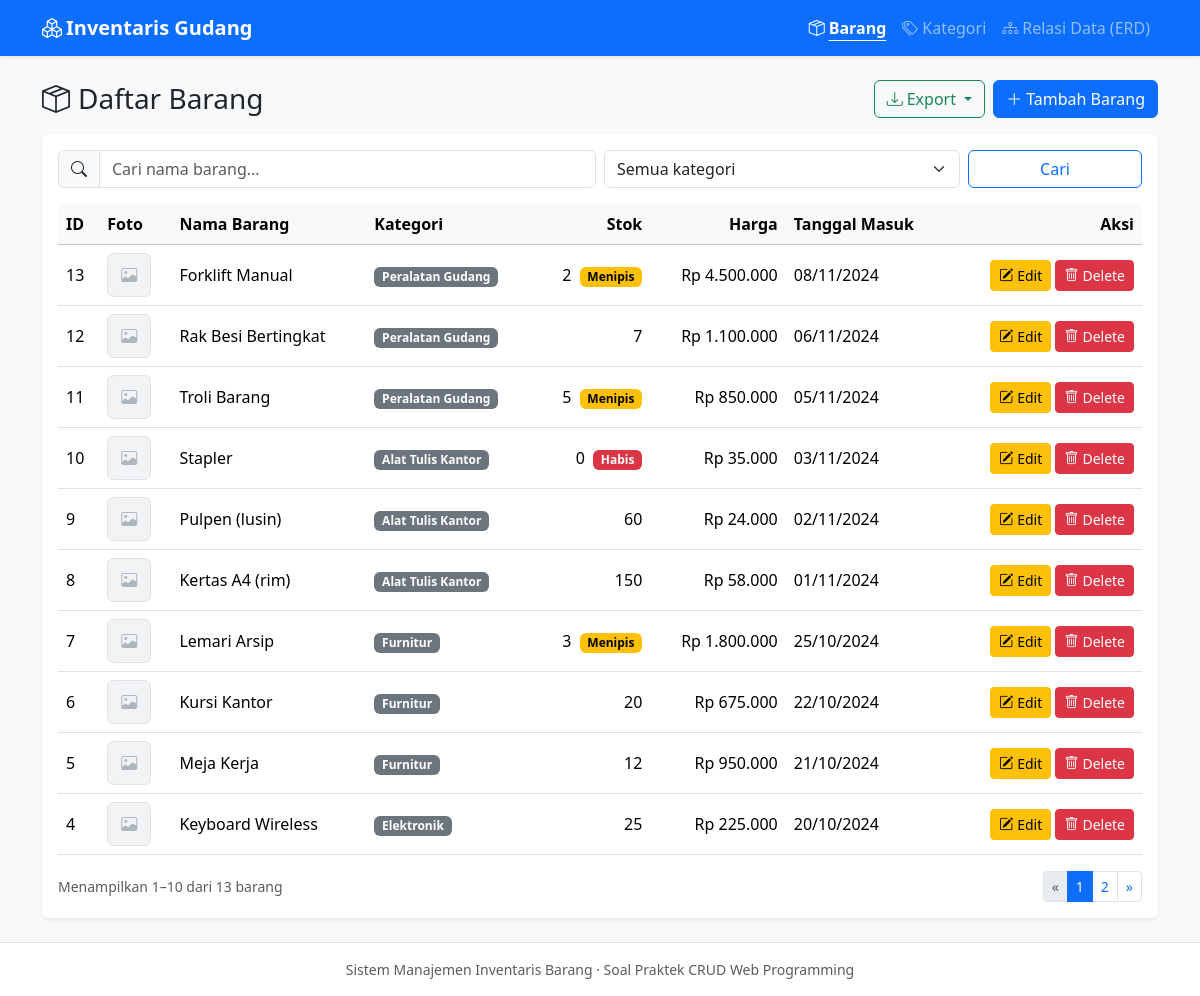
The page / on the database its author committed.
### tables this page shows
CREATE TABLE `items` (
  `id`          INT UNSIGNED  NOT NULL AUTO_INCREMENT,
  `name`        VARCHAR(100)  NOT NULL,
  `category_id` INT UNSIGNED  NOT NULL,
  `stock`       INT UNSIGNED  NOT NULL DEFAULT 0,
  `price`       DECIMAL(15,2) UNSIGNED NOT NULL DEFAULT 0,
  `entry_date`  DATE          NOT NULL,
  `photo`       VARCHAR(255)  NULL DEFAULT NULL,
  `created_at`  TIMESTAMP     NOT NULL DEFAULT CURRENT_TIMESTAMP,
  PRIMARY KEY (`id`),
  KEY `idx_items_name` (`name`),
  KEY `idx_items_category` (`category_id`),
  CONSTRAINT `fk_items_category` FOREIGN KEY (`category_id`)
    REFERENCES `categories` (`id`) ON DELETE RESTRICT ON UPDATE CASCADE
);

CREATE TABLE `categories` (
  `id`         INT UNSIGNED NOT NULL AUTO_INCREMENT,
  `name`       VARCHAR(50)  NOT NULL,
  `created_at` TIMESTAMP    NOT NULL DEFAULT CURRENT_TIMESTAMP,
  PRIMARY KEY (`id`),
  UNIQUE KEY `uq_categories_name` (`name`)
);

### app/core/Controller.php (called while the page is built, shortened)
<?php
abstract class Controller
{
    protected function view(string $view, array $data = [], string $title = ''): void
    {
        extract($data);
        require __DIR__ . '/../views/' . $view . '.php';
        $content = ob_get_clean();
        require __DIR__ . '/../views/layout/main.php';
    }
    protected function intParam(string $key, int $default = 0): int
    {
        return isset($_REQUEST[$key]) ? (int) $_REQUEST[$key] : $default;
    }
}

### app/controllers/ItemController.php (called while the page is built, shortened)
<?php
class ItemController extends Controller
{
    public function index(): void
    {
        $search  = trim($_GET['q'] ?? '');
        $cat     = $this->intParam('category');
        $perPage = (int) config('app.per_page', 10);
        $total   = Item::count($search, $cat);
        $pages   = max(1, (int) ceil($total / $perPage));
        $page    = min(max(1, $this->intParam('p', 1)), $pages);
        $this->view('items/index', [
            'items'      => Item::list($search, $cat, $page, $perPage),
            'categories' => Category::all(),
            'search'     => $search,
            'cat'        => $cat,
            'total'      => $total,
            'page'       => $page,
            'pages'      => $pages,
            'perPage'    => $perPage,
        ], 'Daftar Barang');
    }
}

### index.php (called while the page is built, shortened)
<?php
require __DIR__ . '/app/helpers.php';
spl_autoload_register(function (string $class): void {
    foreach (['core', 'models', 'controllers'] as $dir) {
        $file = __DIR__ . "/app/$dir/$class.php";
        if (is_file($file)) {
            return;
        }
    }
});
try {
    $page   = $_GET['page'] ?? 'items';
    $action = $_GET['action'] ?? ($page === 'erd' ? 'erd' : 'index');
    $controller = new $routes[$page]();
    $controller->$action();
} catch (HttpException $e) {
    http_response_code($e->status);
    $status = $e->status;
    $message = $e->getMessage();
    $pageTitle = 'Terjadi Kesalahan';
    $flash = [];
    ob_start();
    require __DIR__ . '/app/views/error.php';
    $content = ob_get_clean();
    require __DIR__ . '/app/views/layout/main.php';
} catch (Throwable $e) {
    error_log((string) $e);
    http_response_code(500);
    $status = 500;
    $message = $e instanceof PDOException
        ? 'Tidak dapat terhubung ke database atau query gagal. Periksa konfigurasi di config/config.php.'
        : 'Terjadi kesalahan pada server.';
    if (config('app.debug')) {
        $message .= ' [' . get_class($e) . ': ' . $e->getMessage() . ']';
    }
    $pageTitle = 'Terjadi Kesalahan';
    $flash = [];
    ob_start();
    require __DIR__ . '/app/views/error.php';
    $content = ob_get_clean();
    require __DIR__ . '/app/views/layout/main.php';
}

### app/helpers.php (called while the page is built, shortened)
<?php
function config(string $key, $default = null)
{
    static $cfg = null;
    $cfg ??= require __DIR__ . '/../config/config.php';
    $value = $cfg;
    foreach (explode('.', $key) as $part) {
        $value = $value[$part];
    }
    return $value;
}
function e($value): string
{
    return htmlspecialchars((string) $value, ENT_QUOTES, 'UTF-8');
}
function url(string $page = 'items', string $action = 'index', array $params = []): string
{
    $query = array_merge(['page' => $page, 'action' => $action], $params);
    return 'index.php?' . http_build_query($query);
}
function rupiah($value): string
{
    return 'Rp ' . number_format((float) $value, 0, ',', '.');
}
function tanggal(?string $date): string
{
    $d = DateTime::createFromFormat('Y-m-d', $date);
    return $d ? $d->format('d/m/Y') : e($date);
}

### app/core/Flash.php (called while the page is built, shortened)
<?php
class Flash
{
    public static function pull(): array
    {
        $items = $_SESSION['flash'] ?? [];
        return $items;
    }
}

### app/core/Database.php (called while the page is built)
<?php
class Database
{
    private static ?PDO $pdo = null;
    public static function conn(): PDO
    {
        if (self::$pdo !== null) {
            return self::$pdo;
        }
        $db = config('db');
        $options = [
            PDO::ATTR_ERRMODE            => PDO::ERRMODE_EXCEPTION,
            PDO::ATTR_DEFAULT_FETCH_MODE => PDO::FETCH_ASSOC,
        ];
        if ($db['driver'] === 'sqlite') {
            $isNew = !file_exists($db['sqlite_path']);
            $pdo = new PDO('sqlite:' . $db['sqlite_path'], null, null, $options);
            $pdo->exec('PRAGMA foreign_keys = ON');
            if ($isNew) {
                $pdo->exec(file_get_contents(__DIR__ . '/../../database/schema_sqlite.sql'));
            }
        } else {
            $dsn = sprintf(
                'mysql:host=%s;port=%d;dbname=%s;charset=utf8mb4',
                $db['host'], $db['port'], $db['name']
            );
            $options[PDO::ATTR_EMULATE_PREPARES] = false;
            $pdo = new PDO($dsn, $db['user'], $db['pass'], $options);
        }
        return self::$pdo = $pdo;
    }
}

### app/models/Item.php (called while the page is built, shortened)
<?php
class Item
{
    private static function where(string $search, int $categoryId): array
    {
        $conds = [];
        $params = [];
        return [$conds ? ' WHERE ' . implode(' AND ', $conds) : '', $params];
    }
    public static function count(string $search = '', int $categoryId = 0): int
    {
        [$where, $params] = self::where($search, $categoryId);
        $st = Database::conn()->prepare(
            'SELECT COUNT(*) FROM items i JOIN categories c ON c.id = i.category_id' . $where
        );
        $st->execute($params);
        return (int) $st->fetchColumn();
    }
    public static function list(string $search = '', int $categoryId = 0, ?int $page = 1, int $perPage = 10): array
    {
        [$where, $params] = self::where($search, $categoryId);
        $sql = self::SELECT . $where . ' ORDER BY i.id DESC';
        if ($page !== null) {
            $sql .= ' LIMIT :limit OFFSET :offset';
        }
        $st = Database::conn()->prepare($sql);
        if ($page !== null) {
            $st->bindValue(':limit', $perPage, PDO::PARAM_INT);
            $st->bindValue(':offset', max(0, ($page - 1) * $perPage), PDO::PARAM_INT);
        }
        $st->execute();
        return $st->fetchAll();
    }
}

### config/config.php (called while the page is built)
<?php
return [
    'app' => [
        'name'       => 'Inventaris Gudang',
        'per_page'   => 10,
        'upload_max' => 2 * 1024 * 1024,
        'debug'      => false,
    ],
    'db' => [
        'driver'      => getenv('DB_DRIVER') ?: 'mysql',
        'host'        => getenv('DB_HOST') ?: '127.0.0.1',
        'port'        => getenv('DB_PORT') ?: 3306,
        'name'        => getenv('DB_NAME') ?: 'inventaris',
        'user'        => getenv('DB_USER') ?: 'root',
        'pass'        => getenv('DB_PASS') ?: '',
        'sqlite_path' => __DIR__ . '/../database/inventaris.sqlite',
    ],
];

### app/views/items/index.php (the view, shortened to what this page needs)
<?php
$qs = array_filter(['q' => $search, 'category' => $cat ?: null], fn($v) => $v !== null && $v !== '');
$from = $total ? (($page - 1) * $perPage + 1) : 0;
$to   = min($total, $page * $perPage);
?>
<div class="d-flex flex-wrap justify-content-between align-items-center gap-2 mb-3">
    <h3 class="mb-0"><i class="bi bi-box-seam me-2"></i>Daftar Barang</h3>
    <div class="d-flex gap-2">
        <div class="dropdown">
            <button class="btn btn-outline-success dropdown-toggle" data-bs-toggle="dropdown" aria-expanded="false">
                <i class="bi bi-download me-1"></i>Export
            </button>
        </div>
        <a href="<?= url('items', 'create') ?>" class="btn btn-primary">
            <i class="bi bi-plus-lg me-1"></i>Tambah Barang
        </a>
    </div>
</div>
<div class="card shadow-sm border-0">
    <div class="card-body">
        <form method="get" action="index.php" class="row g-2 mb-3" id="filterForm">
            <div class="col-12 col-md-6">
                <div class="input-group">
                    <span class="input-group-text"><i class="bi bi-search"></i></span>
                    <input type="search" name="q" id="searchInput" value="<?= e($search) ?>" class="form-control"
                           placeholder="Cari nama barang..." autocomplete="off">
                </div>
            </div>
            <div class="col-8 col-md-4">
                <select name="category" id="categoryFilter" class="form-select" aria-label="Filter kategori">
                    <option value="">Semua kategori</option>
                </select>
            </div>
            <div class="col-4 col-md-2 d-flex gap-1">
                <button class="btn btn-outline-primary flex-fill" type="submit">Cari</button>
            </div>
        </form>
        <div class="table-responsive">
            <table class="table table-hover align-middle mb-0">
                <thead class="table-light">
                <tr>
                    <th>ID</th>
                    <th>Foto</th>
                    <th>Nama Barang</th>
                    <th>Kategori</th>
                    <th class="text-end">Stok</th>
                    <th class="text-end">Harga</th>
                    <th>Tanggal Masuk</th>
                    <th class="text-end">Aksi</th>
                </tr>
                </thead>
                <tbody>
                <?php foreach ($items as $it): ?>
                    <tr>
                        <td><?= (int) $it['id'] ?></td>
                        <td>
                            <?php if ($it['photo']): ?>
                                <a href="uploads/<?= e($it['photo']) ?>" target="_blank">
                                    <img src="uploads/<?= e($it['photo']) ?>" alt="Foto <?= e($it['name']) ?>" class="thumb">
                                </a>
                            <?php else: ?>
                                <div class="thumb thumb-empty"><i class="bi bi-image"></i></div>
                            <?php endif; ?>
                        </td>
                        <td class="fw-medium"><?= e($it['name']) ?></td>
                        <td><span class="badge text-bg-secondary"><?= e($it['category_name']) ?></span></td>
                        <td class="text-end">
                            <?= (int) $it['stock'] ?>
                            <?php if ((int) $it['stock'] === 0): ?>
                                <span class="badge text-bg-danger ms-1">Habis</span>
                            <?php elseif ((int) $it['stock'] <= 5): ?>
                                <span class="badge text-bg-warning ms-1">Menipis</span>
                            <?php endif; ?>
                        </td>
                        <td class="text-end text-nowrap"><?= rupiah($it['price']) ?></td>
                        <td class="text-nowrap"><?= tanggal($it['entry_date']) ?></td>
                        <td class="text-end text-nowrap">
                            <a href="<?= url('items', 'edit', ['id' => $it['id']]) ?>" class="btn btn-sm btn-warning">
                                <i class="bi bi-pencil-square"></i><span class="d-none d-lg-inline ms-1">Edit</span>
                            </a>
                            <button type="button" class="btn btn-sm btn-danger btn-delete"
                                    data-action="<?= e(url('items', 'destroy', ['id' => $it['id']])) ?>"
                                    data-name="<?= e($it['name']) ?>">
                                <i class="bi bi-trash"></i><span class="d-none d-lg-inline ms-1">Delete</span>
                            </button>
                        </td>
                    </tr>
                <?php endforeach; ?>
                </tbody>
            </table>
        </div>
        <div class="d-flex flex-wrap justify-content-between align-items-center gap-2 mt-3">
            <small class="text-muted">Menampilkan <?= $from ?>&ndash;<?= $to ?> dari <?= $total ?> barang</small>
            <?php if ($pages > 1): ?>
                <nav aria-label="Navigasi halaman">
                    <ul class="pagination pagination-sm mb-0">
                        <li class="page-item <?= $page <= 1 ? 'disabled' : '' ?>">
                            <a class="page-link" href="<?= url('items', 'index', $qs + ['p' => $page - 1]) ?>">&laquo;</a>
                        </li>
                        <?php for ($p = 1; $p <= $pages; $p++): ?>
                            <?php if ($p === 1 || $p === $pages || abs($p - $page) <= 2): ?>
                                <li class="page-item <?= $p === $page ? 'active' : '' ?>">
                                    <a class="page-link" href="<?= url('items', 'index', $qs + ['p' => $p]) ?>"><?= $p ?></a>
                                </li>
                            <?php elseif (abs($p - $page) === 3): ?>
                                <li class="page-item disabled"><span class="page-link">&hellip;</span></li>
                            <?php endif; ?>
                        <?php endfor; ?>
                        <li class="page-item <?= $page >= $pages ? 'disabled' : '' ?>">
                            <a class="page-link" href="<?= url('items', 'index', $qs + ['p' => $page + 1]) ?>">&raquo;</a>
                        </li>
                    </ul>
                </nav>
            <?php endif; ?>
        </div>
    </div>
</div>

### app/views/layout/main.php (shortened to what this page needs)
<?php
$current = $_GET['page'] ?? 'items';
$nav = [
    'items'      => ['Barang', 'bi-box-seam'],
    'categories' => ['Kategori', 'bi-tags'],
    'erd'        => ['Relasi Data (ERD)', 'bi-diagram-3'],
];
?>
<!DOCTYPE html>
<html lang="id">
<head>
    <link href="https://cdn.jsdelivr.net/npm/bootstrap@5.3.3/dist/css/bootstrap.min.css" rel="stylesheet">
    <link href="https://cdn.jsdelivr.net/npm/bootstrap-icons@1.11.3/font/bootstrap-icons.min.css" rel="stylesheet">
    <link href="assets/css/style.css" rel="stylesheet">
</head>
<body class="bg-body-tertiary d-flex flex-column min-vh-100">
<nav class="navbar navbar-expand-md navbar-dark bg-primary shadow-sm">
    <div class="container">
        <a class="navbar-brand fw-semibold" href="<?= url('items') ?>">
            <i class="bi bi-boxes me-1"></i><?= e(config('app.name')) ?>
        </a>
        <div class="collapse navbar-collapse" id="nav">
            <ul class="navbar-nav ms-auto">
                <?php foreach ($nav as $key => [$label, $icon]): ?>
                    <li class="nav-item">
                        <a class="nav-link <?= $current === $key ? 'active fw-semibold' : '' ?>"
                           href="<?= url($key, $key === 'erd' ? 'erd' : 'index') ?>">
                            <i class="bi <?= $icon ?> me-1"></i><?= e($label) ?>
                        </a>
                    </li>
                <?php endforeach; ?>
            </ul>
        </div>
    </div>
</nav>
<main class="container py-4 flex-grow-1">
    <?= $content ?>
</main>
<footer class="text-center text-muted small py-3 border-top bg-white">
    Sistem Manajemen Inventaris Barang &middot; Soal Praktek CRUD Web Programming
</footer>
</body>
</html>

### assets/css/style.css (style rules this page uses)
.thumb { width: 44px; height: 44px; object-fit: cover; border-radius: .4rem; border: 1px solid var(--bs-border-color); display: inline-flex; align-items: center; justify-content: center; background: #fff; }
.thumb-empty { color: #adb5bd; background: #f1f3f5; }
.navbar .nav-link.active { text-decoration: underline; text-underline-offset: 6px; }

### rows shown on the page
items: id "13", name "Forklift Manual", category.name "Peralatan Gudang", stock "2", shows "Menipis", price "Rp 4.500.000", entry_date "08/11/2024"
items: id "12", name "Rak Besi Bertingkat", category.name "Peralatan Gudang", stock "7", price "Rp 1.100.000", entry_date "06/11/2024"
items: id "11", name "Troli Barang", category.name "Peralatan Gudang", stock "5", shows "Menipis", price "Rp 850.000", entry_date "05/11/2024"
items: id "10", name "Stapler", category.name "Alat Tulis Kantor", stock "0", shows "Habis", price "Rp 35.000", entry_date "03/11/2024"
items: id "9", name "Pulpen (lusin)", category.name "Alat Tulis Kantor", stock "60", price "Rp 24.000", entry_date "02/11/2024"
items: id "8", name "Kertas A4 (rim)", category.name "Alat Tulis Kantor", stock "150", price "Rp 58.000", entry_date "01/11/2024"
items: id "7", name "Lemari Arsip", category.name "Furnitur", stock "3", shows "Menipis", price "Rp 1.800.000", entry_date "25/10/2024"
items: id "6", name "Kursi Kantor", category.name "Furnitur", stock "20", price "Rp 675.000", entry_date "22/10/2024"
items: id "5", name "Meja Kerja", category.name "Furnitur", stock "12", price "Rp 950.000", entry_date "21/10/2024"
items: id "4", name "Keyboard Wireless", category.name "Elektronik", stock "25", price "Rp 225.000", entry_date "20/10/2024"

### other values the page prints
config('app.name') "Inventaris Gudang"
$label "Barang"
$label "Kategori"
$label "Relasi Data (ERD)"
$from "1"
$to "10"
$total "13"
